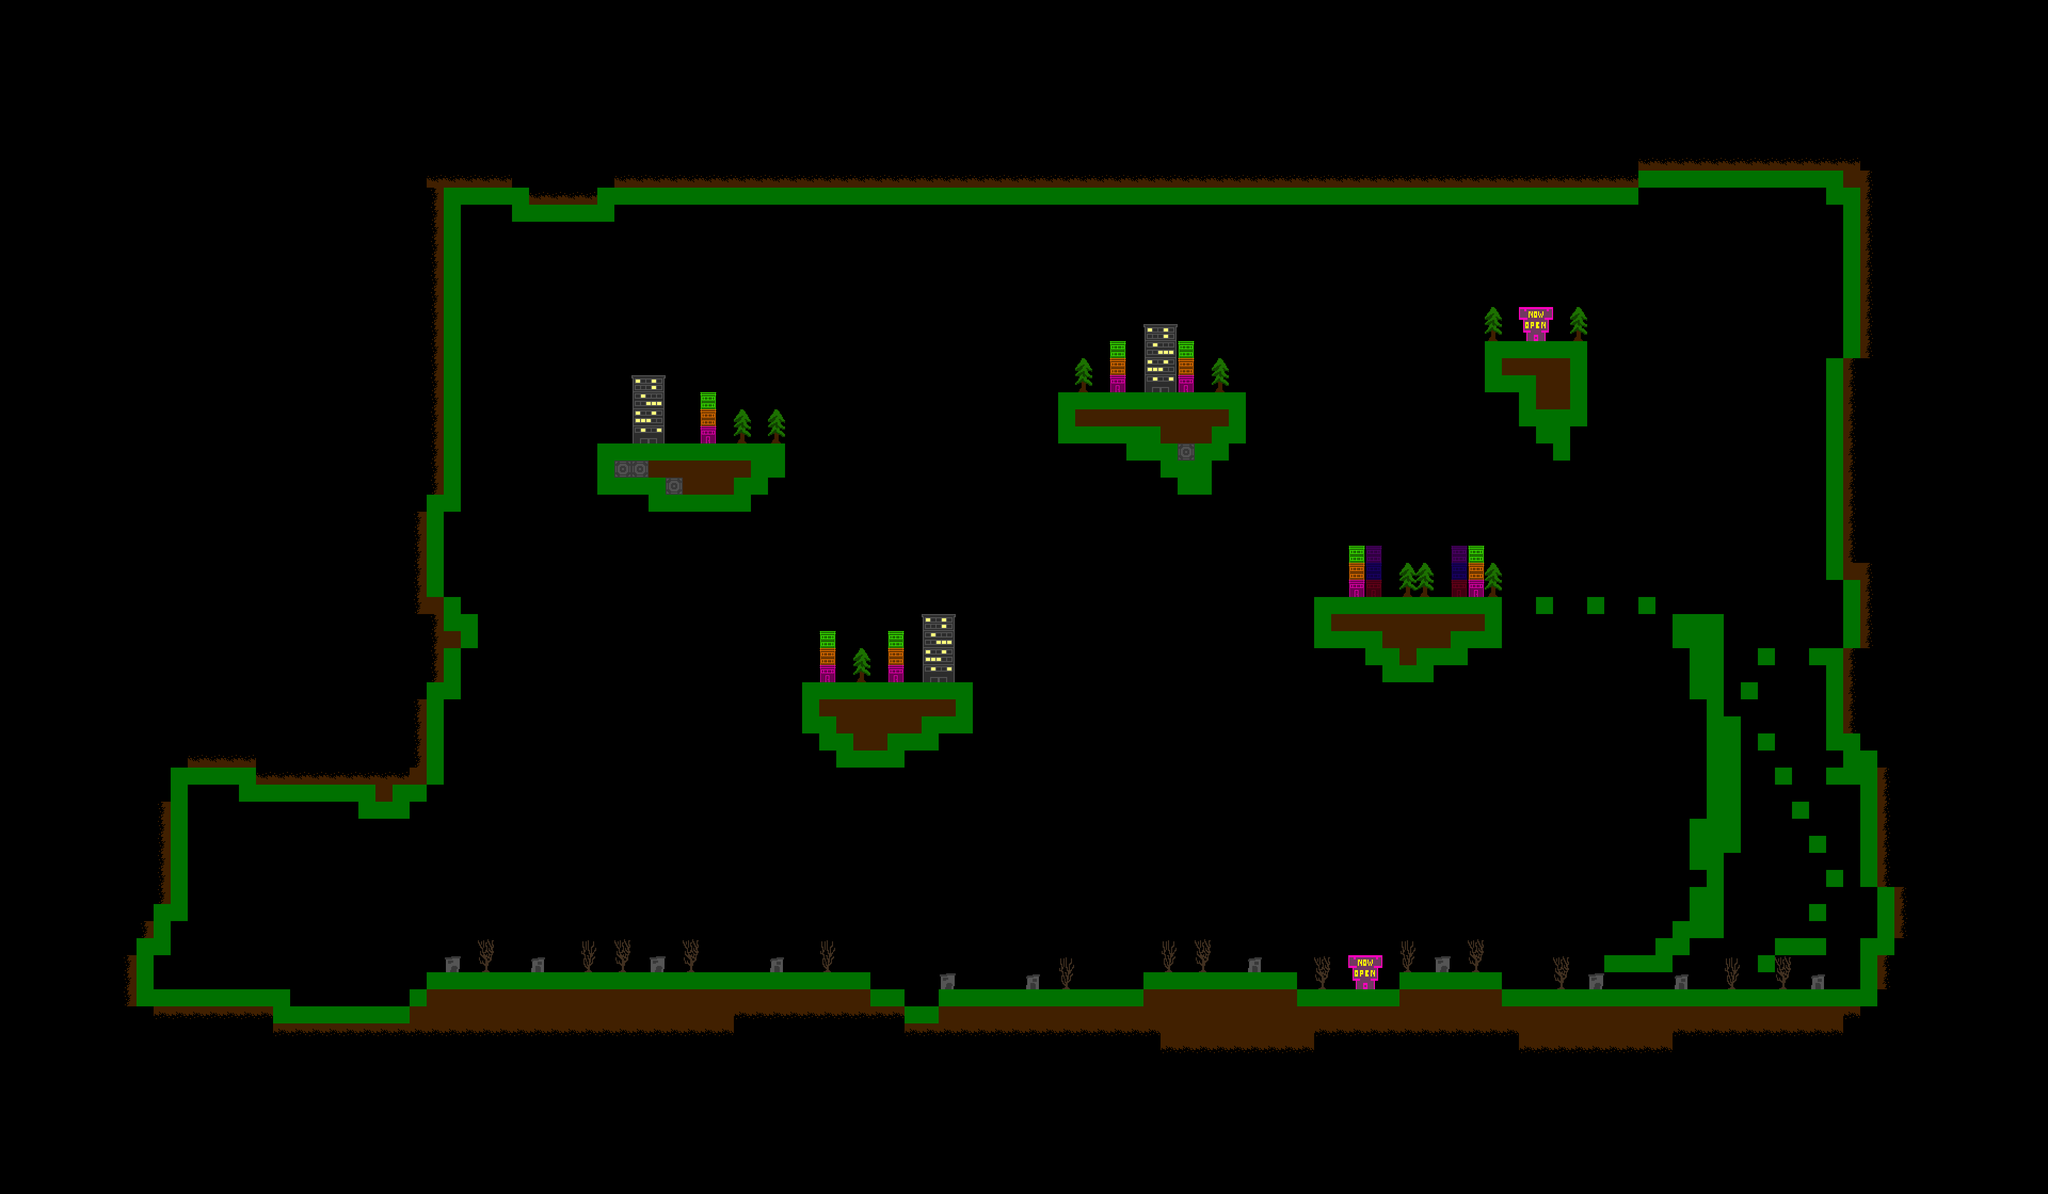

A 2D game scene composited from a Tiled map and its tileset images. What follows is a short description and the map's XML, with each tile layer's data collapsed to a summary:
An orthogonal 120x70 tile map with 32x32 px tiles, 2 tile layers (main, collide).

<map version="1.0" orientation="orthogonal" width="120" height="70" tilewidth="32" tileheight="32">
 <tileset firstgid="1" name="terrain" tilewidth="32" tileheight="32">
  <image source="../gfx/terrain_tileset.png" width="320" height="160" />
 </tileset>
 <layer name="main" width="120" height="70">
  <data>[8400 cells, 4886 non-empty, 34 distinct tile ids]</data>
 </layer>
 <layer name="collide" width="120" height="70">
  <data>[8400 cells, 504 non-empty, 1 distinct tile ids]</data>
 </layer>
</map>